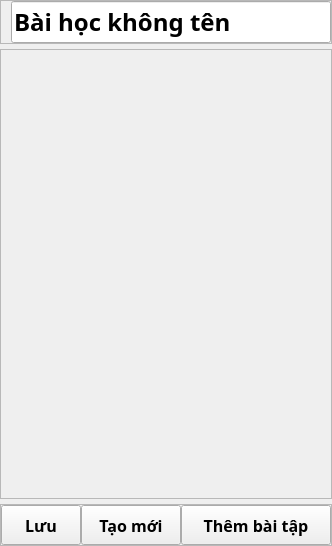
               <widget class="QWidget" name="edit_frame2">
                <layout class="QVBoxLayout" name="verticalLayout_5">
                 <property name="spacing">
                  <number>5</number>
                 </property>
                 <property name="leftMargin">
                  <number>0</number>
                 </property>
                 <property name="topMargin">
                  <number>0</number>
                 </property>
                 <property name="rightMargin">
                  <number>0</number>
                 </property>
                 <property name="bottomMargin">
                  <number>0</number>
                 </property>
                 <item>
                  <widget class="QFrame" name="title_frame">
                   <property name="minimumSize">
                    <size>
                     <width>0</width>
                     <height>0</height>
                    </size>
                   </property>
                   <property name="frameShape">
                    <enum>QFrame::StyledPanel</enum>
                   </property>
                   <property name="frameShadow">
                    <enum>QFrame::Raised</enum>
                   </property>
                   <layout class="QVBoxLayout" name="verticalLayout_8">
                    <property name="spacing">
                     <number>0</number>
                    </property>
                    <property name="leftMargin">
                     <number>10</number>
                    </property>
                    <property name="topMargin">
                     <number>0</number>
                    </property>
                    <property name="rightMargin">
                     <number>0</number>
                    </property>
                    <property name="bottomMargin">
                     <number>0</number>
                    </property>
                    <item>
                     <widget class="QLineEdit" name="lesson_title">
                      <property name="font">
                       <font>
                        <family>Montserrat</family>
                        <pointsize>18</pointsize>
                        <weight>75</weight>
                        <bold>true</bold>
                       </font>
                      </property>
                      <property name="text">
                       <string>Bài học không tên</string>
                      </property>
                     </widget>
                    </item>
                   </layout>
                  </widget>
                 </item>
                 <item>
                  <widget class="QFrame" name="list_widget_frame">
                   <property name="minimumSize">
                    <size>
                     <width>0</width>
                     <height>450</height>
                    </size>
                   </property>
                   <property name="styleSheet">
                    <string notr="true">color: rgb(0, 0, 0)</string>
                   </property>
                   <property name="frameShape">
                    <enum>QFrame::StyledPanel</enum>
                   </property>
                   <property name="frameShadow">
                    <enum>QFrame::Raised</enum>
                   </property>
                   <layout class="QHBoxLayout" name="horizontalLayout_6" stretch="0">
                    <property name="spacing">
                     <number>0</number>
                    </property>
                    <property name="leftMargin">
                     <number>0</number>
                    </property>
                    <property name="topMargin">
                     <number>0</number>
                    </property>
                    <property name="rightMargin">
                     <number>0</number>
                    </property>
                    <property name="bottomMargin">
                     <number>0</number>
                    </property>
                    <item>
                     <widget class="QScrollArea" name="scrollArea">
                      <property name="minimumSize">
                       <size>
                        <width>0</width>
                        <height>0</height>
                       </size>
                      </property>
                      <property name="styleSheet">
                       <string notr="true">QScrollArea {
	border-radius: 10px;
	background-color: rgba(255, 255, 255, 50);
	outline: 0;
} 
QScrollArea::item { 
	margin: 20px;
	background-color: transparent;
	border: 0px solid black;
}

QScrollBar{
	background : rgb(255, 255, 255);	
}

QScrollBar::handle{
	background : rgb(158, 158, 158);
	border-radius: 5px;
	margin: 3px 3px 3px 3px;
}

QScrollBar::handle::pressed{
	background : rgb(85, 85, 85);
}

QScrollBar::add-line {
	height: 0px;
}

QScrollBar::sub-line {
	height: 0px;
}

QScrollBar::add-page, QScrollBar::sub-page {
	height: 0px;
}</string>
                      </property>
                      <property name="widgetResizable">
                       <bool>true</bool>
                      </property>
                      <widget class="QWidget" name="content_widget">
                       <property name="geometry">
                        <rect>
                         <x>0</x>
                         <y>0</y>
                         <width>1046</width>
                         <height>484</height>
                        </rect>
                       </property>
                      </widget>
                     </widget>
                    </item>
                   </layout>
                  </widget>
                 </item>
                 <item>
                  <widget class="QFrame" name="btn_frame_2">
                   <property name="minimumSize">
                    <size>
                     <width>0</width>
                     <height>30</height>
                    </size>
                   </property>
                   <property name="styleSheet">
                    <string notr="true">color: rgb(0, 0, 0);</string>
                   </property>
                   <property name="frameShape">
                    <enum>QFrame::StyledPanel</enum>
                   </property>
                   <property name="frameShadow">
                    <enum>QFrame::Raised</enum>
                   </property>
                   <layout class="QHBoxLayout" name="horizontalLayout_5">
                    <property name="spacing">
                     <number>0</number>
                    </property>
                    <property name="leftMargin">
                     <number>0</number>
                    </property>
                    <property name="topMargin">
                     <number>0</number>
                    </property>
                    <property name="rightMargin">
                     <number>0</number>
                    </property>
                    <property name="bottomMargin">
                     <number>0</number>
                    </property>
                    <item>
                     <widget class="QPushButton" name="confirm_btn">
                      <property name="minimumSize">
                       <size>
                        <width>80</width>
                        <height>40</height>
                       </size>
                      </property>
                      <property name="maximumSize">
                       <size>
                        <width>80</width>
                        <height>16777215</height>
                       </size>
                      </property>
                      <property name="font">
                       <font>
                        <family>Montserrat</family>
                        <pointsize>12</pointsize>
                        <weight>75</weight>
                        <bold>true</bold>
                       </font>
                      </property>
                      <property name="styleSheet">
                       <string notr="true">QPushButton {
	background-color: rgb(255, 255, 255);
	border-radius: 10px;
}

QPushButton:hover {
	color: rgb(255, 255, 255);
	background-color: rgba(0, 0, 0, 150);
}

QPushButton:pressed {
	color: rgb(255, 255, 255);
	background-color: rgb(0, 0, 0);
}r</string>
                      </property>
                      <property name="text">
                       <string>Lưu</string>
                      </property>
                     </widget>
                    </item>
                    <item>
                     <widget class="QPushButton" name="return_btn">
                      <property name="minimumSize">
                       <size>
                        <width>100</width>
                        <height>40</height>
                       </size>
                      </property>
                      <property name="maximumSize">
                       <size>
                        <width>100</width>
                        <height>16777215</height>
                       </size>
                      </property>
                      <property name="font">
                       <font>
                        <family>Montserrat</family>
                        <pointsize>12</pointsize>
                        <weight>75</weight>
                        <bold>true</bold>
                       </font>
                      </property>
                      <property name="styleSheet">
                       <string notr="true">QPushButton {
	background-color: rgb(255, 255, 255);
	border-radius: 10px;
}

QPushButton:hover {
	color: rgb(255, 255, 255);
	background-color: rgba(0, 0, 0, 150);
}

QPushButton:pressed {
	color: rgb(255, 255, 255);
	background-color: rgb(0, 0, 0);
}r</string>
                      </property>
                      <property name="text">
                       <string>Tạo mới</string>
                      </property>
                     </widget>
                    </item>
                    <item>
                     <widget class="QPushButton" name="add_btn">
                      <property name="minimumSize">
                       <size>
                        <width>150</width>
                        <height>40</height>
                       </size>
                      </property>
                      <property name="maximumSize">
                       <size>
                        <width>100</width>
                        <height>16777215</height>
                       </size>
                      </property>
                      <property name="font">
                       <font>
                        <family>Montserrat</family>
                        <pointsize>12</pointsize>
                        <weight>75</weight>
                        <bold>true</bold>
                       </font>
                      </property>
                      <property name="styleSheet">
                       <string notr="true">QPushButton {
	background-color: rgb(255, 255, 255);
	border-radius: 10px;
}

QPushButton:hover {
	color: rgb(255, 255, 255);
	background-color: rgba(0, 0, 0, 150);
}

QPushButton:pressed {
	color: rgb(255, 255, 255);
	background-color: rgb(0, 0, 0);
}r</string>
                      </property>
                      <property name="text">
                       <string>Thêm bài tập</string>
                      </property>
                     </widget>
                    </item>
                   </layout>
                  </widget>
                 </item>
                </layout>
               </widget>
